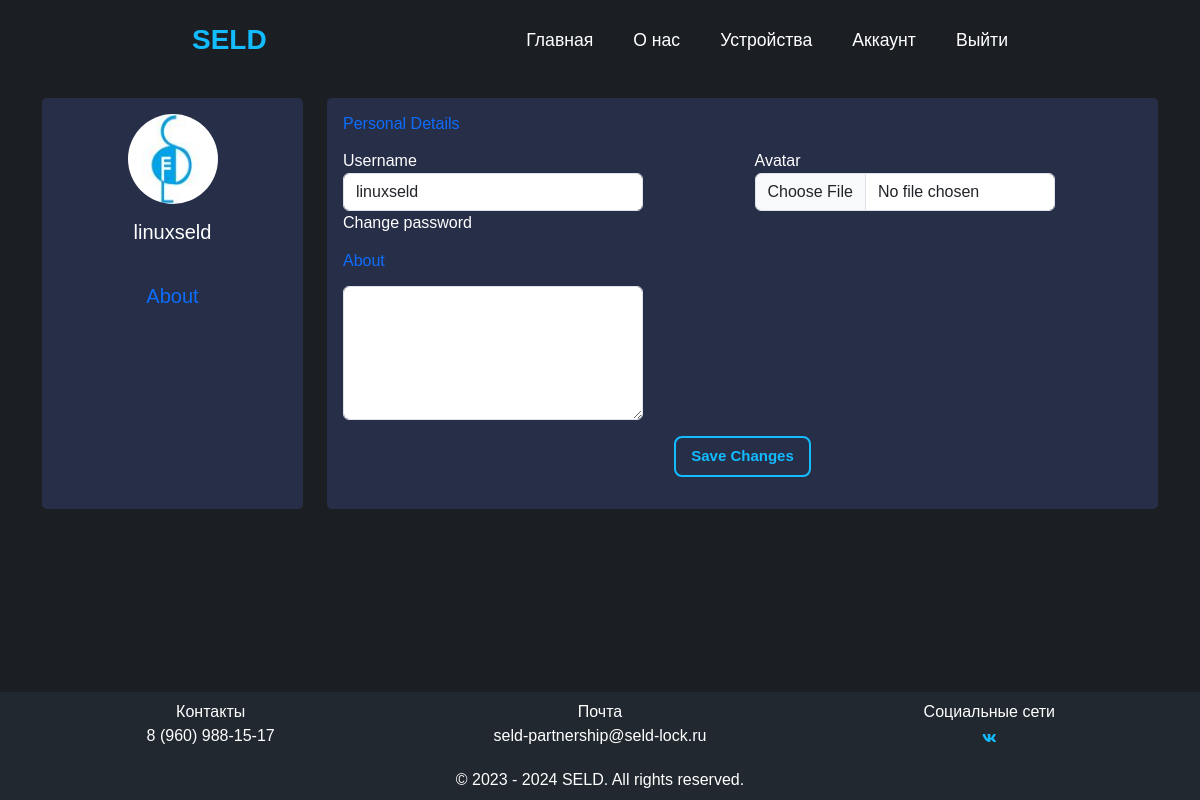
/profile/ (signed in), run on an earlier commit of the app's database.
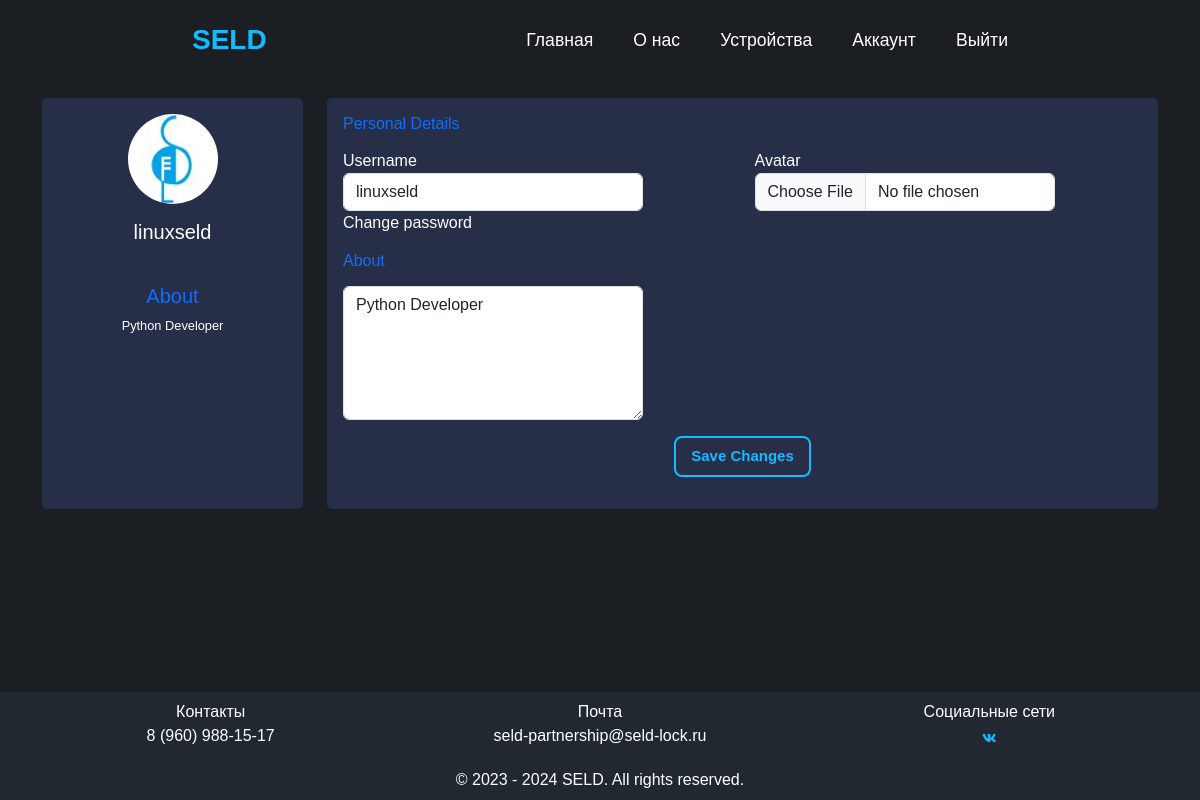
And on a later commit of the database.
### app/models.py (models this page shows, shortened)
class Profile(models.Model):
    bio = models.TextField(null=True)
    avatar = models.ImageField(default='default.jpg')
    user = models.OneToOneField(User, on_delete=models.CASCADE)

### app/views.py (the view)
# urls.py: path('profile/', views.profile, name='profile'),
@login_required
def profile(request):
    if request.method == 'POST':
        user_form = UpdateUserForm(data=request.POST, instance=request.user)
        profile_form = UpdateProfileForm(data=request.POST, files=request.FILES, instance=request.user.profile)
        if user_form.is_valid() and profile_form.is_valid():
            user_form.save()
            profile_form.save()
            messages.success(request, 'Your profile is updated successfully')
            return redirect('profile')
        else:
            messages.error(request, 'Wrong data')
    else:
        user_form = UpdateUserForm(instance=request.user)
        profile_form = UpdateProfileForm(instance=request.user.profile)
    return render(request, 'app/profile.html', {'user_form': user_form, 'profile_form': profile_form, 'title': 'Profile', 'year': datetime.now().year})

### app/forms.py
class UpdateUserForm(forms.ModelForm):
    username = forms.CharField(max_length=100,
                               required=True,
                               widget=forms.TextInput(attrs={'class': 'form-control'}))
    class Meta:
        model = User
        fields = ['username']

class UpdateProfileForm(forms.ModelForm):
    avatar = forms.ImageField(widget=forms.FileInput(attrs={'class': 'form-control'}))
    bio = forms.CharField(required=False, widget=forms.Textarea(attrs={'class': 'form-control', 'rows': 5}))
    class Meta:
        model = Profile
        fields = ['avatar', 'bio']

### app/templates/app/profile.html (shortened to what this page needs)
{% extends "app/layout.html" %}
{% block content %}
<div class="container mt-5">
    <div class="row">
        <div class="col-xl-3 col-lg-3 col-md-12 col-sm-12 col-12">
            <div class="card h-100">
                <div class="card-body">
                    <div class="account-settings">
                        <div class="user-profile">
                            <div class="user-avatar">
                                <img src="{{ user.profile.avatar.url }}" alt="User">
                            </div>
                            <h5 class="user-name text-white">{{ user_form.username.value }}</h5>
                        </div>
                        <div class="about">
                            <h5 class="mb-2 text-primary">About</h5>
                            <div class="text-white">{{ profile_form.bio.value }}</div>
                        </div>
                    </div>
                </div>
            </div>
        </div>
        <div class="col-xl-9 col-lg-9 col-md-12 col-sm-12 col-12">
            <div class="card h-100">
                <div class="card-body">
                    <form method="post" class="form-horizontal">
                        <div class="row">
                            <div class="col-xl-12 col-lg-12 col-md-12 col-sm-12 col-12">
                                <h6 class="mb-3 text-primary">Personal Details</h6>
                            </div>
                        <div class="col-xl-6 col-lg-6 col-md-6 col-sm-6 col-12">
                            <div class="form-group">
                                <label class="text-white">Username</label>
                                <div>{{ user_form.username }}</div>
                            </div>
                            <div class="form-group">
                                <a class="a-default-login text-white" href="{% url 'change_password' %}">Change password</a>
                            </div>
                        </div>
                        <div class="col-xl-6 col-lg-6 col-md-6 col-sm-6 col-12">
                            <div class="form-group">
                                <label class="text-white">Avatar</label>
                                <div>{{ profile_form.avatar }}</div>
                            </div>
                        </div>
                    </div>
                    <div class="row">
                        <div class="col-xl-12 col-lg-12 col-md-12 col-sm-12 col-12">
                            <h6 class="mb-3 text-primary mt-3">About</h6>
                        </div>
                        <div class="col-xl-6 col-lg-6 col-md-6 col-sm-6 col-12">
                            <div class="form-group">
                                <div>{{ profile_form.bio }}</div>
                            </div>
                        </div>
                    </div>
                    <div class="form-group">
                        <div class="mt-3" style="justify-content: center; display: flex;">
                            <button type="submit" class="h-btn">Save Changes</button>
                        </div>
                    </div>
                </form>
                </div>
            </div>
        </div>
    </div>
</div>
{% endblock %}

### app/templates/app/layout.html (shortened to what this page needs)
<!DOCTYPE html>
<html lang="ru">
<head>
    {% load static %}
    <link href="https://cdn.jsdelivr.net/npm/bootstrap@5.3.0/dist/css/bootstrap.min.css" rel="stylesheet">
    <link rel="stylesheet" type="text/css" href="{% static 'app/content/Design.css' %}" />
    <link rel="stylesheet" type="text/css" href="{% static 'app/content/site.css' %}" />
    <link rel="stylesheet" type="text/css" href="{% static 'app/content/style.css' %}" />
    <link rel="stylesheet" type="text/css" href="{% static 'app/content/other.css' %}" />
    <link href='https://unpkg.com/boxicons@2.1.4/css/boxicons.min.css' rel='stylesheet'>
</head>
<body>
    <div class="wrapper">
        {% include 'app/navbar.html' %}
        <div class="main">
            {% block content %}
            {% endblock %}
        </div>
        <footer class="footer">
            <div class="grid_columns">
                <div class="column">
                    <p>Контакты</p>
                    <p>8 (960) 988-15-17</p>
                </div>
                <div class="column">
                    <p>Почта</p>
                    <p>seld-partnership@seld-lock.ru</p>
                </div>
                <div class="column">
                    <p>Социальные сети</p>
                    <div class="socials">
                        <a href="https://vk.com/seldlocker" target="_blank"><i class='bx bxl-vk'></i></a>
                    </div>
                </div>
            </div>
            <div class="copy_footer">
                <div class="copyright">
                    <p>&copy; 2023 - 2024 SELD. All rights reserved.</p>
                </div>
            </div>
        </footer>
    </div>
</body>
</html>

### app/templates/app/navbar.html (shortened to what this page needs)
<nav>
    <a class="logo" href="{% url 'seld' %}"><span>SELD</span></a>
    <ul class="navlist">
        <li>
            <a href="{% url 'home' %}">Главная</a>
        </li>
        <li>
            <a href="{% url 'about' %}">О нас</a>
        </li>
        {% if user.is_authenticated %}
        <li>
            <a  href="{% url 'devices' %}">Устройства</a>
        </li>
        <li>
            <a href="{% url 'profile' %}">Аккаунт</a>
        </li>
        <li>
            <a href="{% url 'log_out' %}">Выйти</a>
        </li>
        {% endif %}
    </ul>
</nav>

### app/static/app/content/Design.css (style rules this page uses)
* { padding: 0; margin: 0; box-sizing: border-box; text-decoration: none; list-style: none; font-family: 'Ubuntu', sans-serif; }
:root { --text-color: #ffffff; --main-color: #13bbff; --bg-color: #1b1f24; --second-bg-color: #22282f; --big-font: 4.5rem; --h4-font: 1.6rem; --p-font: 1.1rem; }
html { height: 100%; }
body { color: var(--text-color); background: var(--bg-color); height: 100%; }
nav { position: fixed; width: 100%; z-index: 1000; top: 0; right: 0; display: flex; align-items: center; justify-content: space-between; padding: 40px 16%; height: 50px; transition: all .50s ease; }
.logo { font-size: 28px; color: var(--text-color); font-weight: 600; text-decoration: none; }
span { color: var(--main-color); text-decoration: none; }
.navlist { display: flex; margin-bottom: 0; gap: 2.5rem; }
.navlist a { font-size: var(--p-font); font-weight: 500; color: var(--text-color); transition: all .50s ease; text-decoration: none; }
.h-btn { display: inline-block; padding: 7px 15px; background: transparent; color: var(--main-color); border: 2px solid var(--main-color); border-radius: 8px; font-weight: 600; font-size: 15px; transition: all .50s ease; }
.wrapper { display: flex; flex-direction: column; min-height: 100%; }
.main { flex-grow: 1; }
.footer { margin-top: 1rem; padding: 0.5rem 2rem; background: var(--second-bg-color); }
.footer p { margin-bottom: 0; }
.grid_columns { display: grid; grid-template-columns: repeat(3, 1fr); gap: 2rem; }
.grid_columns p { margin-bottom: 0; }
.column p { display: flex; justify-content: center; }
.socials { display: flex; align-items: center; justify-content: center; }
.grid_columns .column .socials a { color: var(--main-color); border-radius: 3px solid var(--main-color); padding: 2px 5px 0 5px; border-radius: 100%; margin-top: 2px; transition: all .50s ease; }
.copy_footer { display: flex; justify-content: center; }
.copyright { text-align: center; padding-top: 1rem; background: var(--second-bg-color); }

### app/static/app/content/site.css (style rules this page uses)
body { padding-top: 50px; }
input, select, textarea { max-width: 300px; }

### app/static/app/content/other.css (style rules this page uses)
.a-default-login { text-decoration: none; }
.account-settings .user-profile { margin: 0 0 1rem 0; padding-bottom: 1rem; text-align: center; }
.account-settings .user-profile .user-avatar { margin: 0 0 1rem 0; }
.account-settings .user-profile .user-avatar img { width: 90px; height: 90px; -webkit-border-radius: 100px; -moz-border-radius: 100px; border-radius: 100px; }
.account-settings .user-profile h5.user-name { margin: 0 0 0.5rem 0; }
.account-settings .about { margin: 1rem 0 0 0; font-size: 0.8rem; text-align: center; }
.card { background: #272E48; -webkit-border-radius: 5px; -moz-border-radius: 5px; border-radius: 5px; border: 0; margin-bottom: 1rem; }

What changed in the data, as far as the page shows it:
changed Profile: bio.value (not shown) → "Python Developer"; bio (not shown) → "Python Developer"
